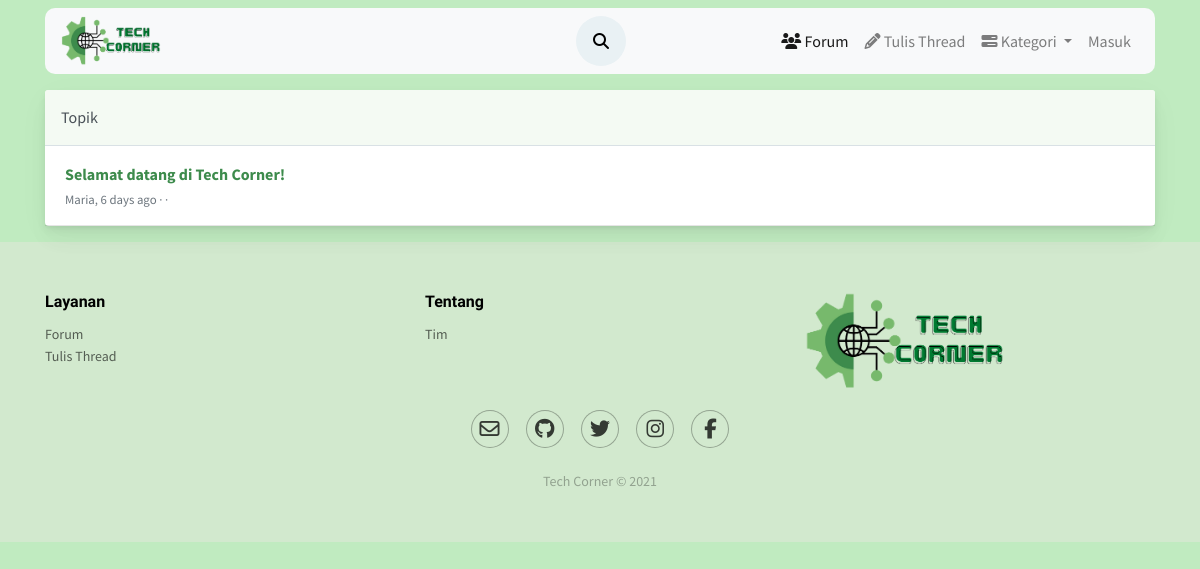
Page /forum/action.php on the earlier database version.
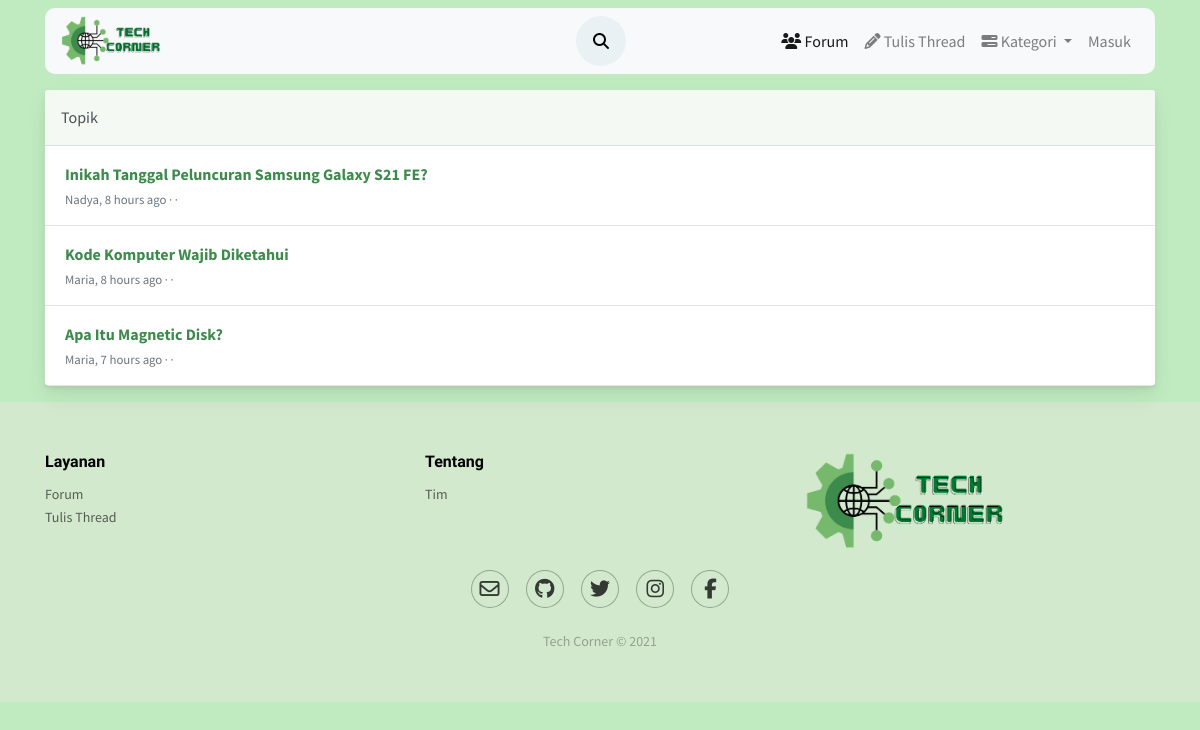
Same page on the later database version.
### tables this page shows
CREATE TABLE `posting` (
  `id_thread` int(50) NOT NULL,
  `user_id` int(50) NOT NULL,
  `judul` varchar(200) NOT NULL,
  `konten` text NOT NULL,
  `kategori` varchar(50) NOT NULL,
  `thumb` varchar(50) NOT NULL,
  `tanggal_posting` timestamp NOT NULL DEFAULT current_timestamp(),
  `diubah` varchar(20) DEFAULT NULL
);

CREATE TABLE `users` (
  `id_user` int(11) NOT NULL,
  `username` varchar(50) NOT NULL,
  `email` varchar(100) NOT NULL,
  `password` varchar(100) NOT NULL,
  `name` varchar(100) NOT NULL,
  `foto` varchar(50) NOT NULL,
  `level` varchar(20) NOT NULL,
  `vkey` varchar(200) NOT NULL,
  `verified` enum('0','1') NOT NULL DEFAULT '0' COMMENT '0 = not verified\r\n1 = verified\r\n',
  `created_at` timestamp(6) NOT NULL DEFAULT current_timestamp(6)
);

### forum/funct/function.php (called while the page is built, shortened)
<?php
function query($query)
{
    global $conn;
    $result=mysqli_query($conn,$query);
    $rows=[];
    while($row= mysqli_fetch_assoc($result))
    {
        $rows[]=$row;
    }
    return $rows;
}
function users($id_user)
{
     $query="SELECT * FROM users WHERE
        id_user ='$id_user';";
     return query($query);
}
function times( $time )
{
    $time_difference = time() - $time;
    $condition = array( 12 * 30 * 24 * 60 * 60 =>  'year',
                30 * 24 * 60 * 60       =>  'month',
                24 * 60 * 60            =>  'day',
                60 * 60                 =>  'hour',
                60                      =>  'minute',
                1                       =>  'second'
    );
    foreach( $condition as $secs => $str )
    {
        $d = $time_difference / $secs;
        if( $d >= 1 )
        {
            $t = round( $d );
            return  $t . ' ' . $str . ( $t > 1 ? 's' : '' ) . ' ago';
        }
    }
}
?>

### forum/action.php (the view, shortened to what this page needs)
<?php include('layout/header.php'); ?>
<link rel="stylesheet" href="assets/css/forum.css">
<?php include('layout/navbar.php'); ?>
<?php include('funct/function.php'); ?>
<div class="forum">
  <div class="container align-self-center">
    <div class="card mb-3 mt-3">
      <div class="card-header pl-0 pr-0">
        <div class="row no-gutters w-100 align-items-center">
          <div class="col ml-3">Topik</div>
        </div>
      </div>
      <?php
        $keywords = $_GET['keywords'];
        $query = "SELECT * FROM posting WHERE judul LIKE '%$keywords%' OR konten LIKE '%$keywords%'";
        $result = mysqli_query($conn, $query);
        if(mysqli_num_rows($result) > 0) {
          while ($rows = $result->fetch_assoc()) {
      ?>
      <?php foreach ($res = users($rows['user_id']) as $user) : ?>
        <div class="card-body py-3">
            <div class="row no-gutters align-items-center">
                <div class="col"> <a href="view.php?thread=<?= $rows['id_thread']; ?>" class="text-big" data-abc="true"><?= $rows['judul']; ?></a>
                    <div class="text-muted small mt-1"> <?= $user['username'] ?>, <?= times(strtotime($rows['tanggal_posting'])) ?> ·&nbsp;·&nbsp; <a href="javascript:void(0)" class="text-muted" data-abc="true"></a></div>
                </div>
            </div>
        </div>
        <hr class="m-0">
      <?php endforeach; ?>
      <?php }
      } ?>
    </div>
  </div>
</div>
<?php include('layout/footer.php'); ?>

Differences in the rows shown:
removed posting: judul "Selamat datang di Tech Corner!", tanggal_posting "6 days ago", users (username "Maria")
added posting: judul "Inikah Tanggal Peluncuran Samsung Galaxy S21 FE?", tanggal_posting "8 hours ago"
now on this page (row unchanged): users: username "Nadya"
added posting: judul "Kode Komputer Wajib Diketahui", tanggal_posting "8 hours ago", users (username "Maria")
added posting: judul "Apa Itu Magnetic Disk?", tanggal_posting "7 hours ago", users (username "Maria")
